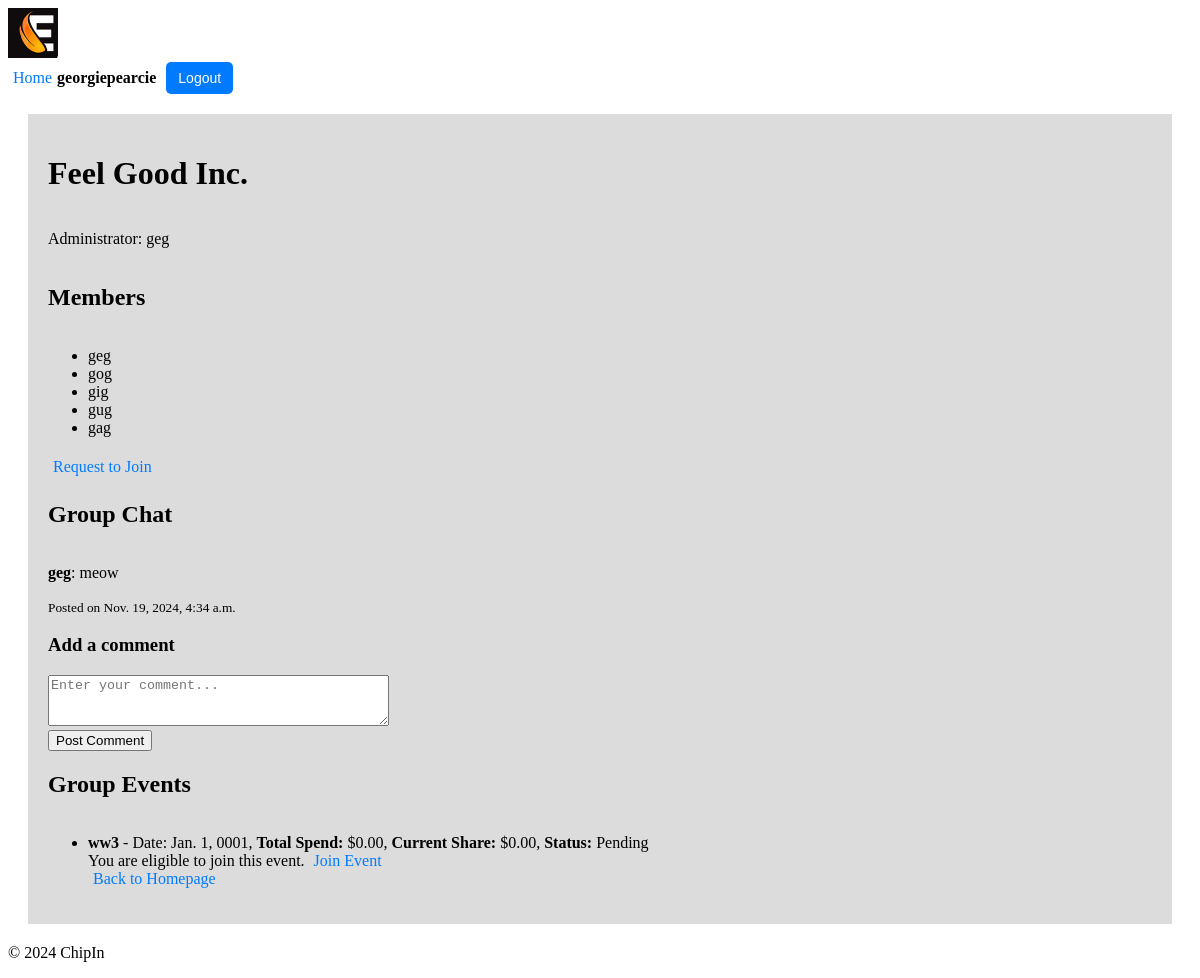
/chipin/group/1/ (signed in), run on the app's committed database.
### users/models.py (models this page shows, shortened)
class Profile(models.Model):
    user = models.OneToOneField(User, on_delete=models.CASCADE)
    first_name = models.CharField(max_length=30)
    surname = models.CharField(max_length=30)
    nickname = models.CharField(max_length=30, unique=True, null=False, blank=False)
    max_spend = models.DecimalField(max_digits=10, decimal_places=2, default=100.00)  # Max spend for each event
    balance = models.DecimalField(max_digits=10, decimal_places=2, default=100.00)  # User's current balance

### chipin/models.py (models this page shows, shortened)
class Group(models.Model):
    name = models.CharField(max_length=100)
    admin = models.ForeignKey(User, related_name='admin_groups', on_delete=models.CASCADE)
    members = models.ManyToManyField(User, related_name='group_memberships', blank=True)
    invited_users = models.ManyToManyField(User, related_name='pending_invitations', blank=True)

class Comment(models.Model):
    user = models.ForeignKey(User, on_delete=models.CASCADE)  # User who posted the comment
    group = models.ForeignKey(Group, related_name='comments', on_delete=models.CASCADE)  # Group associated with the comment
    content = models.TextField()  # The comment content
    created_at = models.DateTimeField(auto_now_add=True)  # Timestamp when the comment was posted
    updated_at = models.DateTimeField(auto_now=True)  # Timestamp for the latest update

class Event(models.Model):
    name = models.CharField(max_length=100)
    date = models.DateField()
    total_spend = models.DecimalField(max_digits=10, decimal_places=2)
    status = models.CharField(max_length=20, default='Pending')  # Can be 'Pending' or 'Active'
    group = models.ForeignKey(Group, related_name='events', on_delete=models.CASCADE)
    members = models.ManyToManyField(User, related_name='event_memberships', blank=True)
    def calculate_share(self):
        members_count = self.group.members.count()
        if members_count == 0:
            return 0
        return self.total_spend / members_count

### chipin/views.py (the view)
# urls.py: path('group/<int:group_id>/', views.group_detail, name='group_detail'),
@login_required
def group_detail(request, group_id, edit_comment_id=None):
    group = get_object_or_404(Group, id=group_id)
    comments = group.comments.all().order_by('-created_at')  # Fetch all comments for the group
    events = group.events.all()  # Fetch all events associated with the group
    if edit_comment_id: # Fetch the comment to edit, if edit_comment_id is provided
        comment_to_edit = get_object_or_404(Comment, id=edit_comment_id)
        if comment_to_edit.user != request.user:
            return redirect('chipin:group_detail', group_id=group.id)
    else:
        comment_to_edit = None
    if request.method == 'POST':
        if comment_to_edit: # Editing an existing comment
            form = CommentForm(request.POST, instance=comment_to_edit)
        else: # Adding a new comment
            form = CommentForm(request.POST)
        if form.is_valid():
            comment = form.save(commit=False)
            comment.user = request.user
            comment.group = group
            comment.save()
            return redirect('chipin:group_detail', group_id=group.id)
    else:
        form = CommentForm(instance=comment_to_edit) if comment_to_edit else CommentForm()
    event_share_info = {}
    for event in events:
        event_share = event.calculate_share()
        user_eligible = request.user.profile.max_spend >= event_share
        user_has_joined = request.user in event.members.all()  # Check if the user has already joined the event
        event_share_info[event] = {
            'share': event_share,
            'eligible': user_eligible,
            'status': event.status,
            'joined': user_has_joined
        }
    return render(request, 'chipin/group_detail.html', {
        'group': group,
        'comments': comments,
        'form': form,
        'comment_to_edit': comment_to_edit,
        'events': events,
        'event_share_info': event_share_info,
    })

### chipin/forms.py (shortened to what this page needs)
class CommentForm(forms.ModelForm):
    class Meta:
        model = Comment
        fields = ['content']
        widgets = {
            'content': forms.Textarea(attrs={'rows': 3, 'placeholder': 'Enter your comment...'})
        }

### chipin/context_processors.py (called while the page is built)
def user_profile(request):
    if request.user.is_authenticated:
        try:
            return {'nickname': request.user.profile.nickname}
        except Profile.DoesNotExist:
            return {'nickname': request.user.username}  # Fallback to username if no profile exists
    return {}

### chipin/templates/chipin/group_detail.html (shortened to what this page needs)
{% extends 'chipin/base.html' %}
{% block content %}
    <h1>{{ group.name }}</h1>
    <p>Administrator: {{ group.admin.profile.nickname }}</p>
    <h2>Members</h2>
    <ul>
        {% for member in group.members.all %}
        <li>{{ member.profile.nickname }}</li>
        {% endfor %}
    </ul>
    {% if request.user not in group.members.all %}
        <a href="{% url 'chipin:request_to_join_group' group.id %}">Request to Join</a>
    {% endif %}
    <h2>Group Chat</h2>
    <div class="comments-section">
        {% for comment in comments %}
            <div class="comment">
                <p><strong>{{ comment.user.profile.nickname }}</strong>: {{ comment.content }}</p>
                <small>Posted on {{ comment.created_at }}</small>
            </div>
        {% empty %}
            <p>No comments yet. Be the first to comment!</p>
        {% endfor %}
    </div>
    <h3>{% if comment_to_edit %}Edit Comment{% else %}Add a comment{% endif %}</h3>
    <form method="POST">
        <div class="form-group">
            {{ form.content }}
        </div>
        <button type="submit">{% if comment_to_edit %}Save Comment{% else %}Post Comment{% endif %}</button>
    </form>
    <h2>Group Events</h2>
    <ul>
        {% for event, info in event_share_info.items %}
            <li>
                <strong>{{ event.name }}</strong> - Date: {{ event.date }},
                <strong>Total Spend:</strong> ${{ event.total_spend }},
                <strong>Current Share:</strong> ${{ info.share }},
                <strong>Status:</strong> <span class="event-status">{{ info.status }}</span><br>
                {% if info.joined %}
                    <span class="joined">You have already joined this event.</span>
                    <a href="{% url 'chipin:leave_event' group.id event.id %}" class="btn btn-warning" onclick="return confirm('Are you sure you want to leave this event?');">Leave Event</a>
                {% else %}
                    {% if info.eligible %}
                        <span class="eligible">You are eligible to join this event.</span>
                        <a href="{% url 'chipin:join_event' group.id event.id %}" class="btn btn-success">Join Event</a>
                    {% else %}
                        <span class="waiting-room">You are in the waiting room for this event. Increase your balance or wait for more members to join.</span>
                    {% endif %}
                {% endif %}
            </li>
        {% endfor %}
        <a href="{% url 'chipin:home' %}">Back to Homepage</a>
    </ul>
{% endblock %}

### chipin/templates/chipin/base.html (shortened to what this page needs)
{% load static %}
<!DOCTYPE html>
<html lang="en">
<head>
    <link rel="stylesheet" href="{% static 'chipin/styles.css' %}">
</head>
<body>
    <header>
        <div class="logo">
            <img src="{% static 'chipin/logo_90.jpg' %}" alt="ChipIn Logo">
        </div>
        <div class="user-info">
            {% if request.user.is_authenticated %}
                <a href="{% url 'chipin:home' %}">Home</a> <span>{{ request.user.profile.nickname }}</span>
                <form action="{% url 'users:logout' %}" method="post">
                    <button type="submit">Logout</button>
                </form>
            {% else %}
                <a href="{% url 'users:login' %}">Login</a> <a href="{% url 'users:register' %}">Register</a>
            {% endif %}
        </div>
    </header>
    <main style="display: flex; justify-content: center; align-items: left; background-color: rgb(220, 220, 220); flex-direction: column; margin: 20px; padding: 20px;">
        {% block content %}
        {% endblock %}
    </main>
    <footer>
        <p>&copy; 2024 ChipIn</p>
    </footer>
</body>
</html>

### chipin/static/chipin/styles.css (style rules this page uses)
.logo img { max-height: 50px; }
.user-info { display: flex; align-items: center; font-size: 16px; }
.user-info span { margin-right: 10px; font-weight: bold; }
.user-info button { background-color: #007BFF; color: white; border: none; padding: 8px 12px; cursor: pointer; border-radius: 5px; font-size: 14px; }
button { margin-left: auto; }
a { color: #007BFF; text-decoration: none; padding: 5px }

### data on the page
Group: name "Feel Good Inc.", admin.profile.nickname "geg"
Comment: user.profile.nickname "geg", content "meow", created_at "Nov. 19, 2024, 4:34 a.m."
Event: name "ww3", date "Jan. 1, 0001", total_spend "0.00", share "0.00", status "Pending"

### other printed values
{{ request.user.profile.nickname }} "georgiepearcie"
{{ member.profile.nickname }} "geg"
{{ member.profile.nickname }} "gog"
{{ member.profile.nickname }} "gig"
{{ member.profile.nickname }} "gug"
{{ member.profile.nickname }} "gag"
